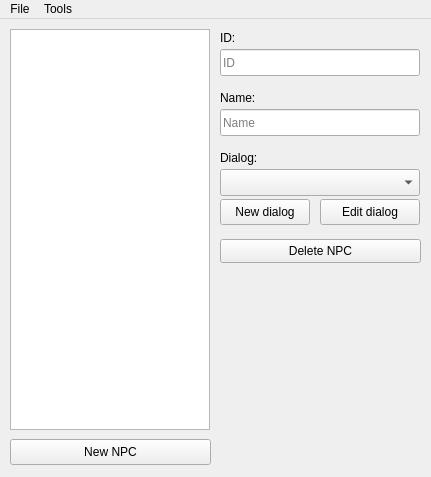
<?xml version="1.0" encoding="UTF-8"?>
<ui version="4.0">
 <class>MainWindow</class>
 <widget class="QMainWindow" name="MainWindow">
  <property name="enabled">
   <bool>true</bool>
  </property>
  <property name="geometry">
   <rect>
    <x>0</x>
    <y>0</y>
    <width>431</width>
    <height>477</height>
   </rect>
  </property>
  <property name="sizePolicy">
   <sizepolicy hsizetype="Fixed" vsizetype="Fixed">
    <horstretch>0</horstretch>
    <verstretch>0</verstretch>
   </sizepolicy>
  </property>
  <property name="minimumSize">
   <size>
    <width>431</width>
    <height>477</height>
   </size>
  </property>
  <property name="maximumSize">
   <size>
    <width>431</width>
    <height>477</height>
   </size>
  </property>
  <property name="windowTitle">
   <string>NPC Editor</string>
  </property>
  <widget class="QWidget" name="centralWidget">
   <widget class="QListWidget" name="listWidget">
    <property name="geometry">
     <rect>
      <x>10</x>
      <y>10</y>
      <width>200</width>
      <height>401</height>
     </rect>
    </property>
    <property name="selectionRectVisible">
     <bool>true</bool>
    </property>
   </widget>
   <widget class="QLineEdit" name="name_line">
    <property name="geometry">
     <rect>
      <x>220</x>
      <y>90</y>
      <width>200</width>
      <height>27</height>
     </rect>
    </property>
    <property name="placeholderText">
     <string>Name</string>
    </property>
   </widget>
   <widget class="QComboBox" name="dialog_combo">
    <property name="geometry">
     <rect>
      <x>220</x>
      <y>150</y>
      <width>200</width>
      <height>27</height>
     </rect>
    </property>
   </widget>
   <widget class="QLabel" name="label">
    <property name="geometry">
     <rect>
      <x>220</x>
      <y>130</y>
      <width>200</width>
      <height>17</height>
     </rect>
    </property>
    <property name="text">
     <string>Dialog:</string>
    </property>
   </widget>
   <widget class="QPushButton" name="newDialog_button">
    <property name="geometry">
     <rect>
      <x>220</x>
      <y>180</y>
      <width>90</width>
      <height>26</height>
     </rect>
    </property>
    <property name="text">
     <string>New dialog</string>
    </property>
   </widget>
   <widget class="QPushButton" name="editDialog_button">
    <property name="geometry">
     <rect>
      <x>320</x>
      <y>180</y>
      <width>100</width>
      <height>26</height>
     </rect>
    </property>
    <property name="text">
     <string>Edit dialog</string>
    </property>
   </widget>
   <widget class="QPushButton" name="addNpc_button">
    <property name="geometry">
     <rect>
      <x>10</x>
      <y>420</y>
      <width>201</width>
      <height>26</height>
     </rect>
    </property>
    <property name="text">
     <string>New NPC</string>
    </property>
   </widget>
   <widget class="QLineEdit" name="id_line">
    <property name="geometry">
     <rect>
      <x>220</x>
      <y>30</y>
      <width>200</width>
      <height>27</height>
     </rect>
    </property>
    <property name="readOnly">
     <bool>true</bool>
    </property>
    <property name="placeholderText">
     <string>ID</string>
    </property>
   </widget>
   <widget class="QLabel" name="label_2">
    <property name="geometry">
     <rect>
      <x>220</x>
      <y>10</y>
      <width>200</width>
      <height>17</height>
     </rect>
    </property>
    <property name="text">
     <string>ID:</string>
    </property>
   </widget>
   <widget class="QLabel" name="label_3">
    <property name="geometry">
     <rect>
      <x>220</x>
      <y>70</y>
      <width>200</width>
      <height>17</height>
     </rect>
    </property>
    <property name="text">
     <string>Name:</string>
    </property>
   </widget>
   <widget class="QPushButton" name="delete_button">
    <property name="geometry">
     <rect>
      <x>220</x>
      <y>220</y>
      <width>201</width>
      <height>24</height>
     </rect>
    </property>
    <property name="text">
     <string>Delete NPC</string>
    </property>
   </widget>
  </widget>
  <widget class="QMenuBar" name="menuBar">
   <property name="geometry">
    <rect>
     <x>0</x>
     <y>0</y>
     <width>431</width>
     <height>21</height>
    </rect>
   </property>
   <widget class="QMenu" name="menuFile">
    <property name="title">
     <string>File</string>
    </property>
    <addaction name="actionNew"/>
    <addaction name="actionOpen"/>
    <addaction name="actionSave"/>
    <addaction name="actionSave_As"/>
    <addaction name="actionExit"/>
   </widget>
   <widget class="QMenu" name="menuTools">
    <property name="title">
     <string>Tools</string>
    </property>
    <addaction name="actionDialog_manager"/>
   </widget>
   <addaction name="menuFile"/>
   <addaction name="menuTools"/>
  </widget>
  <action name="actionNew">
   <property name="text">
    <string>New</string>
   </property>
   <property name="shortcut">
    <string>Ctrl+N</string>
   </property>
  </action>
  <action name="actionOpen">
   <property name="text">
    <string>Open</string>
   </property>
   <property name="shortcut">
    <string>Ctrl+O</string>
   </property>
  </action>
  <action name="actionSave">
   <property name="text">
    <string>Save</string>
   </property>
   <property name="shortcut">
    <string>Ctrl+S</string>
   </property>
  </action>
  <action name="actionSave_As">
   <property name="text">
    <string>Save As</string>
   </property>
   <property name="shortcut">
    <string>Ctrl+Shift+S</string>
   </property>
  </action>
  <action name="actionExit">
   <property name="text">
    <string>Exit</string>
   </property>
  </action>
  <action name="actionDialog_manager">
   <property name="text">
    <string>Dialog manager</string>
   </property>
  </action>
 </widget>
 <layoutdefault spacing="6" margin="11"/>
 <resources/>
 <connections/>
</ui>
